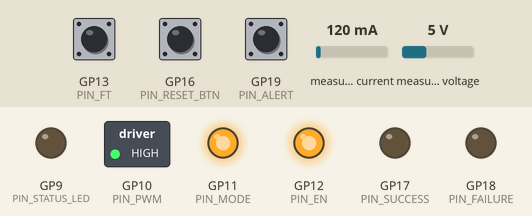
The sketch below on a simulated Raspberry Pi Pico. On the bench: switched loads named in the sketch (green lamp = pin HIGH), output pins drawn as LEDs (lit = HIGH). Wiring (inferred from the names in the program): INA219 current sensor at I2C address 0x40. Inputs (shaded band) come from the test bench; at power-on: measured current 120 mA, GP13 (PIN_FT) HIGH, GP16 (PIN_RESET_BTN) HIGH, GP19 (PIN_ALERT) HIGH, measured voltage 5 V.

Above: at 4.29 s.
4.3 s: measured current set to 358 mA
7.3 s: measured current set to 417 mA
10.3 s: GP13 (PIN_FT) pulled LOW for 0.15 s
At 11.3 s:
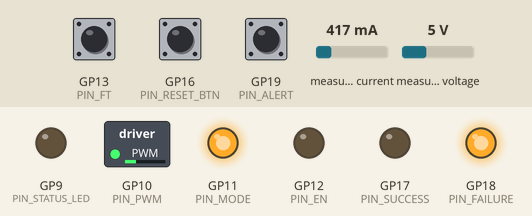
11.9 s: GP16 (PIN_RESET_BTN) pulled LOW for 0.15 s
At 13.1 s:
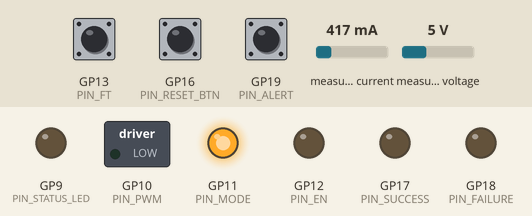
15.0 s: GP19 (PIN_ALERT) pulled LOW for 0.15 s
At 16.0 s:
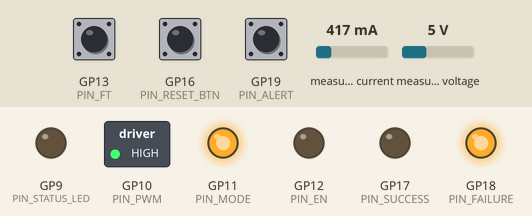
16.9 s: GP19 (PIN_ALERT) pulled LOW for 3.2 s
At 17.8 s:
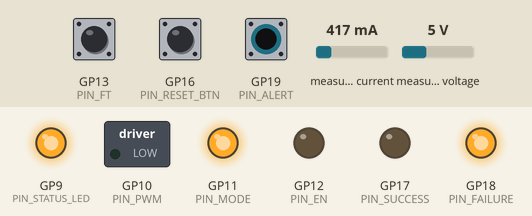
Timing chart, 0 to 22.0 s (numbered marks = the images above; inputs shaded):
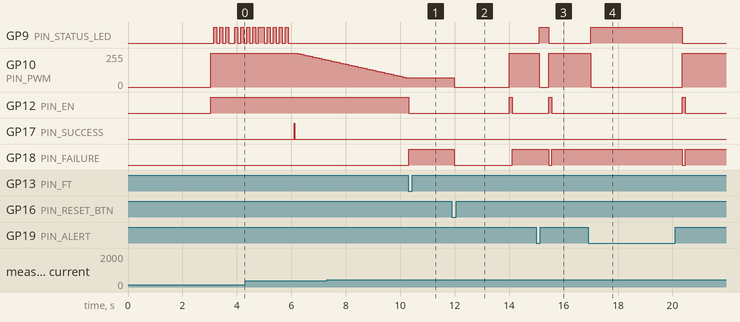

Measured:
- after the input at 10.3 s, GP9 (PIN_STATUS_LED): stays LOW (without the input it goes to HIGH after 0.90 s); GP10 (PIN_PWM): stays 70/255 (without the input it goes to 65/255 after 0.02 s); GP12 (PIN_EN): HIGH → LOW at once; GP18 (PIN_FAILURE): LOW → HIGH at once
- after the input at 11.9 s, GP10 (PIN_PWM): 70/255 → 0/255 after 0.09 s, → 255/255 2.0 s later; GP12 (PIN_EN): LOW → HIGH after 2.1 s, → LOW 0.11 s later; GP18 (PIN_FAILURE): HIGH → LOW after 0.09 s, → HIGH 2.1 s later
- after the input at 15.0 s, GP9 (PIN_STATUS_LED): LOW → HIGH after 0.11 s, → LOW 0.35 s later; GP10 (PIN_PWM): 255/255 → 0/255 after 0.11 s, → 255/255 0.35 s later; GP12 (PIN_EN): LOW → HIGH after 0.46 s, → LOW 0.11 s later; GP18 (PIN_FAILURE): HIGH → LOW after 0.46 s, → HIGH 0.11 s later
- after the input at 16.9 s, GP9 (PIN_STATUS_LED): LOW → HIGH after 0.11 s, → LOW 3.3 s later; GP10 (PIN_PWM): 255/255 → 0/255 after 0.11 s, → 255/255 3.3 s later; GP12 (PIN_EN): LOW → HIGH after 3.5 s, → LOW 0.11 s later; GP18 (PIN_FAILURE): HIGH → LOW after 3.5 s, → HIGH 0.11 s later

The sketch:

MP6519_Control.ino
```cpp
#include <Wire.h>

/**
 * Project: MP6519 Brake Disk Control with Power Monitoring
 * Hardware: Raspberry Pi Pico 2 (RP2350), MP6519 Motor Driver, INA260 Power Monitor
 *
 * Pin Configuration:
 * GP15 = SCL (INA260)
 * GP14 = SDA (INA260)
 * GP13 = FT (Fault Trigger) - Input with Pull-up
 * GP12 = EN (Enable) - Output
 * GP11 = MODE - Output
 * GP10 = PWM - Output
 */

// Pin Definitions
const int PIN_SCL = 15;
const int PIN_SDA = 14;
const int PIN_FT = 13;
const int PIN_EN = 12;
const int PIN_MODE = 11;
const int PIN_PWM = 10;
const int PIN_RESET_BTN = 16; // Push button to restart
const int PIN_SUCCESS = 17;   // Pulse on successful detection
const int PIN_FAILURE = 18;   // Trigger on fault
const int PIN_ALERT = 19;     // INA260 Alert Pin (Active Low on Under-Voltage)
const int PIN_STATUS_LED = 9;        // Status LED

// INA260 Configuration
#define INA260_ADDR 0x40
#define REG_CONFIG 0x00
#define REG_CURRENT 0x01
#define REG_VOLTAGE 0x02
#define REG_POWER 0x03
#define REG_MASK_ENABLE 0x06
#define REG_ALERT_LIMIT 0x07

// Power Control Configuration
const unsigned long BOOST_TIME_MS = 3000; // 3 seconds at 100%
const unsigned long RAMP_TIME_MS = 5000;  // 5 seconds to ramp down
float measuredBoostPower = 0.0;
float targetHoldPower = 0.0;

enum SystemState {
  STATE_WAIT_POWER,
  STATE_PEAK,
  STATE_RAMP_DOWN,
  STATE_HOLD,
  STATE_COOLDOWN,
  STATE_FAULT
};
SystemState currentState = STATE_WAIT_POWER;
bool isLongRunEnabled = false;
int cycleCount = 0;
unsigned long holdStartTime = 0;
unsigned long cooldownStartTime = 0;
unsigned long ledPrevTime = 0;
int ledBrightness = 0;
bool ledDirection = true;

enum FaultState {
  FAULT_NONE,
  FAULT_SHORT_CIRCUIT,
  FAULT_OPEN_CIRCUIT,
  FAULT_HARDWARE // New: Triggered by FT pin
};
FaultState currentFault = FAULT_NONE;

// PWM Settings
const int PWM_FREQUENCY = 20000; // 20kHz
const int PWM_RESOLUTION = 1024; // 10-bit range
int dutyCycle = PWM_RESOLUTION;  // Start at 100%

unsigned long startTime = 0;
unsigned long rampStartTime = 0;

// Function Prototypes
uint16_t readRegister(uint8_t reg);
void writeRegister(uint8_t reg, uint16_t value);
float getVoltage();
float getCurrent();
void printJsonTelemetry(float v, float i, float p);
void resetSystem();
void initINA260();
void startSequence();

void setup() {
  Serial1.setTX(0);
  Serial1.setRX(1);
  Serial1.begin(115200);

  // Wait 3 seconds to allow time to open Serial Monitor after boot
  delay(3000);
  Serial1.println("{\"log\": \"=== BOOTING MP6519 SYSTEM ===\"}");

  // Initialize Pins
  pinMode(PIN_EN, OUTPUT);
  pinMode(PIN_MODE, OUTPUT);
  pinMode(PIN_PWM, OUTPUT);
  pinMode(PIN_FT, INPUT_PULLUP);
  pinMode(PIN_RESET_BTN, INPUT_PULLUP); // Push button active LOW
  pinMode(PIN_SUCCESS, OUTPUT);
  pinMode(PIN_FAILURE, OUTPUT);
  digitalWrite(PIN_SUCCESS, LOW);
  digitalWrite(PIN_FAILURE, LOW);

  // Hardware initially OFF
  digitalWrite(PIN_EN, LOW);
  digitalWrite(PIN_MODE, HIGH);
  dutyCycle = 0;
  analogWrite(PIN_PWM, 0);

  // Setup I2C on GP14/15 (Wire1)
  Wire1.setSDA(PIN_SDA);
  Wire1.setSCL(PIN_SCL);
  Wire1.begin();

  initINA260();

  // Configure PWM for Driver and LED
  analogWriteFreq(PWM_FREQUENCY);
  analogWriteRange(PWM_RESOLUTION);

  pinMode(PIN_ALERT, INPUT_PULLUP);
  pinMode(PIN_STATUS_LED, OUTPUT);

  startSequence();
}

void initINA260() {
  // 1. Re-initialize I2C bus in case it was hung during brownout
  Wire1.end();
  delay(10);
  Wire1.setSDA(PIN_SDA);
  Wire1.setSCL(PIN_SCL);
  Wire1.begin();
  delay(10);

  // 2. Configure INA260 Alert for Under-Voltage < 18V
  // 18V / 1.25mV/LSB = 14400 (0x3840)
  writeRegister(REG_ALERT_LIMIT, 0x3840);
  // Enable Bus Under-Voltage Limit (Bit 12) in Transparent Mode (Active Low)
  writeRegister(REG_MASK_ENABLE, 0x1000);
  delay(10); // Small delay for registers to stabilize
}

void startSequence() {
  currentState = STATE_PEAK;
  currentFault = FAULT_NONE;
  measuredBoostPower = 0.0;
  targetHoldPower = 0.0;
  digitalWrite(PIN_SUCCESS, LOW);
  digitalWrite(PIN_FAILURE, LOW);

  // IMPORTANT: ENB and PWM Sequence for MP6519
  // 1. Apply initial 100% PWM before enabling EN
  dutyCycle = PWM_RESOLUTION;
  analogWrite(PIN_PWM, dutyCycle);
  delay(2); // Wait 2ms for PWM to stabilize

  // 2. Enable the driver
  digitalWrite(PIN_EN, HIGH);

  startTime = millis();
}

void loop() {
  // Check Hardware Reset Button
  if (digitalRead(PIN_RESET_BTN) == LOW) {
    // 1. Disable ENB Immediately to cut power to brake
    digitalWrite(PIN_EN, LOW);
    dutyCycle = 0;
    analogWrite(PIN_PWM, 0);

    // 2. Clear UI variables
    currentState = STATE_PEAK;
    currentFault = FAULT_NONE;
    measuredBoostPower = 0.0;
    targetHoldPower = 0.0;
    cycleCount = 0;
    digitalWrite(PIN_SUCCESS, LOW);
    digitalWrite(PIN_FAILURE, LOW);

    // Send zeroed JSON to update UI immediately
    printJsonTelemetry(0.0, 0.0, 0.0);
    Serial1.println("{\"log\": \"SYSTEM RESET! Waiting 2 seconds...\"}");

    // 3. Wait 2 seconds before starting code
    delay(2000);

    // Wait until button is released before continuing
    while(digitalRead(PIN_RESET_BTN) == LOW) { delay(10); }

    startSequence();
    return;
  }

  // Handle Serial Commands (JSON)
  if (Serial1.available()) {
    String input = Serial1.readStringUntil('\n');
    if (input.length() > 0) {
      if (input.indexOf("\"cmd\":\"LONG_RUN\"") != -1) {
        isLongRunEnabled = (input.indexOf("\"enable\":true") != -1);
      }
    }
  }

  unsigned long elapsed = millis() - startTime;

  // Read Telemetry
  float voltage = getVoltage();
  float current = getCurrent();
  float power = voltage * current;
  int alert_stat = digitalRead(PIN_ALERT);

  // --- POWER MONITORING (INA260 ALERT) ---
  // If ALERT goes LOW, it means voltage is < 18V (Power disconnected or sagging heavily)
  if (alert_stat == LOW) {
    if (currentState != STATE_WAIT_POWER) {
      // Immediately shut down
      digitalWrite(PIN_EN, LOW);
      dutyCycle = 0;
      analogWrite(PIN_PWM, 0);
      currentState = STATE_WAIT_POWER;
      Serial1.println("{\"log\": \"POWER LOSS DETECTED (<18V)! Halting operations.\"}");
    }
  } else if (currentState == STATE_WAIT_POWER && alert_stat == HIGH) {
    // Power restored. Wait for stabilization
    delay(200); // Increased to 200ms for deep brownout recovery
    if (digitalRead(PIN_ALERT) == HIGH) {
      Serial1.println("{\"log\": \"POWER RESTORED (>18V)! Re-initializing I2C and starting sequence.\"}");
      initINA260();
      startSequence();
    }
  }

  // Monitor Hardware Fault Pin (FT goes LOW on OCP, OTP, etc.)
  // Wait 100ms after startup before checking FT to allow MP6519 to clear any startup transients
  if (digitalRead(PIN_FT) == LOW && currentState != STATE_FAULT && currentState != STATE_WAIT_POWER) {
    if (elapsed > 100) {
      currentFault = FAULT_HARDWARE;
      currentState = STATE_FAULT;
    }
  }

  if (currentState == STATE_WAIT_POWER) {
    // Do nothing, waiting for power
  }
  else if (currentState == STATE_PEAK) {
    dutyCycle = PWM_RESOLUTION; // Force 100%

    if (power > measuredBoostPower) {
      measuredBoostPower = power;
    }

    // Check for Short Circuit
    if (power > 60.0) {
      currentFault = FAULT_SHORT_CIRCUIT;
      currentState = STATE_FAULT;
    }

    // Check phase completion
    if (elapsed >= BOOST_TIME_MS && currentState != STATE_FAULT) {
      if (measuredBoostPower < 0.5) {
        currentFault = FAULT_OPEN_CIRCUIT;
        currentState = STATE_FAULT;
      } else {
        currentState = STATE_RAMP_DOWN;
        rampStartTime = millis();
        targetHoldPower = measuredBoostPower * 0.15; // 15% of peak

        // Pulse GP17 Success
        digitalWrite(PIN_SUCCESS, HIGH);
        delay(10);
        digitalWrite(PIN_SUCCESS, LOW);
      }
    }
  }
  else if (currentState == STATE_RAMP_DOWN) {
    // Slowly reduce over 5 seconds (50 loops at 10Hz)
    // Max drop is ~1024, so dropping ~20 per loop takes 5 seconds
    if (power > targetHoldPower) {
      dutyCycle -= 20;
    } else if (power < targetHoldPower - 0.5) {
      dutyCycle += 5;
    }

    if (millis() - rampStartTime >= RAMP_TIME_MS) {
      currentState = STATE_HOLD;
      holdStartTime = millis();
    }
  }
  else if (currentState == STATE_HOLD) {
    // Maintain targetHoldPower
    float error = power - targetHoldPower;
    if (power < targetHoldPower - 0.2) {
      dutyCycle += max(1, (int)(abs(error) * 2));
    } else if (power > targetHoldPower + 0.2) {
      dutyCycle -= max(1, (int)(abs(error) * 2));
    }

    // Check if Long Run is enabled and 3s hold is complete
    if (isLongRunEnabled && (millis() - holdStartTime >= 3000)) {
      currentState = STATE_COOLDOWN;
      cooldownStartTime = millis();
      cycleCount++;
    }
  }
  else if (currentState == STATE_COOLDOWN) {
    // Disable output for 1 second
    digitalWrite(PIN_EN, LOW);
    dutyCycle = 0;
    analogWrite(PIN_PWM, 0);

    if (millis() - cooldownStartTime >= 1000) {
      startSequence(); // Repeat cycle
    }
  }
  else if (currentState == STATE_FAULT) {
    // Turn off power in fault condition
    dutyCycle = 0;
    digitalWrite(PIN_EN, LOW);

    // Pulse GP18 Failure
    digitalWrite(PIN_FAILURE, HIGH);
  }

  // Constrain and apply duty cycle
  if (dutyCycle > PWM_RESOLUTION) dutyCycle = PWM_RESOLUTION;
  if (dutyCycle < 0) dutyCycle = 0;

  if (currentState != STATE_FAULT) {
    analogWrite(PIN_PWM, dutyCycle);
  }

  // --- LED STATUS LOGIC ---
  unsigned long now = millis();
  if (currentState == STATE_PEAK) {
    // Fast Blink (Toggle every 100ms loop)
    digitalWrite(PIN_STATUS_LED, (now / 100) % 2);
  }
  else if (currentState == STATE_HOLD) {
    // Faster Fade (500ms up, 500ms down) between 100% and 30% brightness
    if (ledDirection) {
      ledBrightness += 143;
      if (ledBrightness >= PWM_RESOLUTION) {
        ledBrightness = PWM_RESOLUTION;
        ledDirection = false;
      }
    } else {
      ledBrightness -= 143;
      if (ledBrightness <= 307) { // 30% brightness limit
        ledBrightness = 307;
        ledDirection = true;
      }
    }
    analogWrite(PIN_STATUS_LED, ledBrightness);
  }
  else if (currentState == STATE_WAIT_POWER || currentState == STATE_COOLDOWN) {
    // Solid HIGH (Rest Mode)
    digitalWrite(PIN_STATUS_LED, HIGH);
  }
  else if (currentState == STATE_FAULT) {
    // Solid LOW or optionally fast-fast blink
    digitalWrite(PIN_STATUS_LED, LOW);
  }
  else {
    digitalWrite(PIN_STATUS_LED, LOW);
  }

  // Print 10Hz JSON telemetry
  printJsonTelemetry(voltage, current, power);

  delay(100); // 10Hz Sample Rate
}

// --- Sensor Interface ---

float getVoltage() {
  uint16_t raw = readRegister(REG_VOLTAGE);
  return (raw * 1.25) / 1000.0; // 1.25mV/LSB
}

float getCurrent() {
  int16_t raw = (int16_t)readRegister(REG_CURRENT);
  return (raw * 1.25) / 1000.0; // 1.25mA/LSB
}

uint16_t readRegister(uint8_t reg) {
  Wire1.beginTransmission(INA260_ADDR);
  Wire1.write(reg);
  if (Wire1.endTransmission() != 0) return 0;

  Wire1.requestFrom((uint8_t)INA260_ADDR, (uint8_t)2);
  if (Wire1.available() < 2) return 0;

  uint16_t value = Wire1.read() << 8;
  value |= Wire1.read();
  return value;
}

void writeRegister(uint8_t reg, uint16_t value) {
  Wire1.beginTransmission(INA260_ADDR);
  Wire1.write(reg);
  Wire1.write(value >> 8);
  Wire1.write(value & 0xFF);
  Wire1.endTransmission();
}

// --- Telemetry Reporting ---

void printJsonTelemetry(float v, float i, float p) {
  int ft_stat = digitalRead(PIN_FT);
  int alert_stat = digitalRead(PIN_ALERT);
  float duty_pct = (dutyCycle * 100.0) / PWM_RESOLUTION;

  String stateStr = "";
  if (currentState == STATE_WAIT_POWER) stateStr = "WAIT_POWER";
  else if (currentState == STATE_PEAK) stateStr = "PEAK";
  else if (currentState == STATE_RAMP_DOWN) stateStr = "RAMP_DOWN";
  else if (currentState == STATE_HOLD) stateStr = "HOLD";
  else if (currentState == STATE_COOLDOWN) stateStr = "COOLDOWN";
  else if (currentState == STATE_FAULT) stateStr = "FAULT";

  String faultStr = "NONE";
  if (currentFault == FAULT_SHORT_CIRCUIT) faultStr = "SHORT_CIRCUIT";
  else if (currentFault == FAULT_OPEN_CIRCUIT) faultStr = "OPEN_CIRCUIT";
  else if (currentFault == FAULT_HARDWARE) faultStr = "DRIVER_HARDWARE_FAULT";

  // Build JSON String
  Serial1.print("{\"V\":"); Serial1.print(v, 2);
  Serial1.print(",\"I\":"); Serial1.print(i, 3);
  Serial1.print(",\"W\":"); Serial1.print(p, 2);
  Serial1.print(",\"Duty\":"); Serial1.print(duty_pct, 1);
  Serial1.print(",\"Freq\":"); Serial1.print(PWM_FREQUENCY);
  Serial1.print(",\"MaxW\":"); Serial1.print(measuredBoostPower, 2);
  Serial1.print(",\"TgtW\":"); Serial1.print(targetHoldPower, 2);
  Serial1.print(",\"Cycles\":"); Serial1.print(cycleCount);
  Serial1.print(",\"State\":\""); Serial1.print(stateStr);
  Serial1.print("\",\"Fault\":\""); Serial1.print(faultStr);
  Serial1.print("\",\"LongRun\":"); Serial1.print(isLongRunEnabled ? "true" : "false");
  Serial1.print(",\"FT_Pin\":"); Serial1.print(ft_stat);
  Serial1.print(",\"Alert_Pin\":"); Serial1.print(alert_stat);
  Serial1.println("}");
}
```
